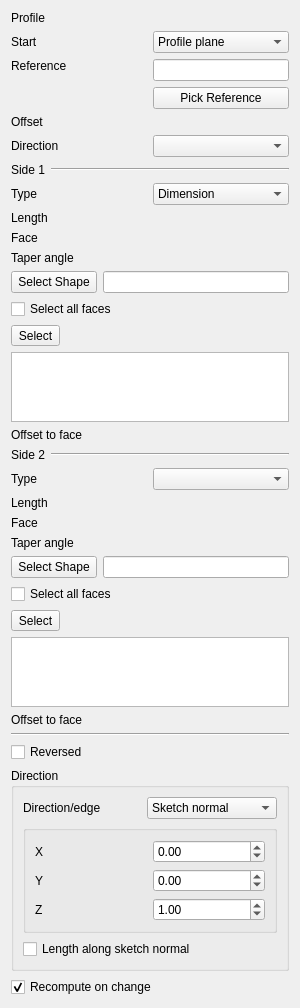
<?xml version="1.0" encoding="UTF-8"?>
<ui version="4.0">
 <class>PartDesignGui::TaskPadPocketParameters</class>
 <widget class="QWidget" name="PartDesignGui::TaskPadPocketParameters">
  <property name="geometry">
   <rect>
    <x>0</x>
    <y>0</y>
    <width>300</width>
    <height>772</height>
   </rect>
  </property>
  <property name="windowTitle">
   <string notr="true">Form</string>
  </property>
  <layout class="QVBoxLayout" name="verticalLayout">
   <item>
    <layout class="QGridLayout" name="gridLayout">
     <item row="0" column="0">
      <widget class="QLabel" name="sidesLabel_2">
       <property name="text">
        <string>Profile</string>
       </property>
      </widget>
     </item>
     <item row="0" column="1">
      <widget class="Gui::GeometrySelectorWidget" name="profileGeometrySelector"/>
     </item>
     <item row="1" column="0">
      <widget class="QLabel" name="labelStart">
       <property name="text">
        <string>Start</string>
       </property>
      </widget>
     </item>
     <item row="1" column="1">
      <widget class="QComboBox" name="startMode">
       <item>
        <property name="text">
         <string>Profile plane</string>
        </property>
       </item>
       <item>
        <property name="text">
         <string>Offset</string>
        </property>
       </item>
       <item>
        <property name="text">
         <string>Reference</string>
        </property>
       </item>
      </widget>
     </item>
     <item row="2" column="0" rowspan="2">
      <widget class="QLabel" name="labelStartReference">
       <property name="text">
        <string>Reference</string>
       </property>
       <property name="alignment">
        <set>Qt::AlignLeading|Qt::AlignLeft|Qt::AlignTop</set>
       </property>
      </widget>
     </item>
     <item row="2" column="1">
      <widget class="QLineEdit" name="lineStartReference">
       <property name="sizePolicy">
        <sizepolicy hsizetype="Ignored" vsizetype="Fixed">
         <horstretch>0</horstretch>
         <verstretch>0</verstretch>
        </sizepolicy>
       </property>
       <property name="readOnly">
        <bool>true</bool>
       </property>
      </widget>
     </item>
     <item row="3" column="1">
      <widget class="QPushButton" name="buttonStartReference">
       <property name="sizePolicy">
        <sizepolicy hsizetype="Ignored" vsizetype="Fixed">
         <horstretch>0</horstretch>
         <verstretch>0</verstretch>
        </sizepolicy>
       </property>
       <property name="text">
        <string>Pick Reference</string>
       </property>
       <property name="checkable">
        <bool>true</bool>
       </property>
      </widget>
     </item>
     <item row="4" column="0">
      <widget class="QLabel" name="labelStartOffset">
       <property name="text">
        <string>Offset</string>
       </property>
      </widget>
     </item>
     <item row="4" column="1">
      <widget class="Gui::PrefQuantitySpinBox" name="startOffsetEdit" native="true">
       <property name="keyboardTracking" stdset="0">
        <bool>false</bool>
       </property>
       <property name="unit" stdset="0">
        <string notr="true">mm</string>
       </property>
      </widget>
     </item>
     <item row="5" column="0">
      <widget class="QLabel" name="sidesLabel">
       <property name="text">
        <string>Direction</string>
       </property>
      </widget>
     </item>
     <item row="5" column="1">
      <widget class="QComboBox" name="sidesMode"/>
     </item>
     <item row="6" column="0" colspan="2">
      <layout class="QHBoxLayout" name="side1Layout">
       <property name="leftMargin">
        <number>0</number>
       </property>
       <property name="topMargin">
        <number>0</number>
       </property>
       <property name="rightMargin">
        <number>0</number>
       </property>
       <property name="bottomMargin">
        <number>0</number>
       </property>
       <item>
        <widget class="QLabel" name="side1Label">
         <property name="text">
          <string>Side 1</string>
         </property>
        </widget>
       </item>
       <item>
        <widget class="Line" name="line1">
         <property name="orientation">
          <enum>Qt::Horizontal</enum>
         </property>
         <property name="sizePolicy">
          <sizepolicy hsizetype="Expanding" vsizetype="Fixed">
           <horstretch>0</horstretch>
           <verstretch>0</verstretch>
          </sizepolicy>
         </property>
        </widget>
       </item>
      </layout>
     </item>
     <item row="7" column="0">
      <widget class="QLabel" name="textLabel1">
       <property name="text">
        <string>Type</string>
       </property>
      </widget>
     </item>
     <item row="7" column="1">
      <widget class="QComboBox" name="changeMode">
       <item>
        <property name="text">
         <string>Dimension</string>
        </property>
       </item>
      </widget>
     </item>
     <item row="8" column="0">
      <widget class="QLabel" name="labelLength">
       <property name="text">
        <string>Length</string>
       </property>
      </widget>
     </item>
     <item row="8" column="1">
      <widget class="Gui::PrefQuantitySpinBox" name="lengthEdit" native="true">
       <property name="keyboardTracking" stdset="0">
        <bool>false</bool>
       </property>
       <property name="unit" stdset="0">
        <string notr="true">mm</string>
       </property>
      </widget>
     </item>
     <item row="12" column="0">
      <widget class="QLabel" name="labelOffset">
       <property name="text">
        <string>Offset to face</string>
       </property>
      </widget>
     </item>
     <item row="12" column="1">
      <widget class="Gui::PrefQuantitySpinBox" name="offsetEdit" native="true">
       <property name="keyboardTracking" stdset="0">
        <bool>false</bool>
       </property>
       <property name="unit" stdset="0">
        <string notr="true">mm</string>
       </property>
      </widget>
     </item>
     <item row="10" column="0">
      <widget class="QLabel" name="labelTaperAngle">
       <property name="toolTip">
        <string>Angle to taper the extrusion</string>
       </property>
       <property name="text">
        <string>Taper angle</string>
       </property>
      </widget>
     </item>
     <item row="10" column="1">
      <widget class="Gui::PrefQuantitySpinBox" name="taperEdit" native="true">
       <property name="keyboardTracking" stdset="0">
        <bool>false</bool>
       </property>
       <property name="unit" stdset="0">
        <string notr="true">deg</string>
       </property>
      </widget>
     </item>
     <item row="11" column="0" colspan="2">
      <widget class="QFrame" name="upToShapeList">
       <property name="frameShadow">
        <enum>QFrame::Plain</enum>
       </property>
       <property name="lineWidth">
        <number>0</number>
       </property>
       <layout class="QVBoxLayout">
        <property name="leftMargin">
         <number>0</number>
        </property>
        <property name="topMargin">
         <number>0</number>
        </property>
        <property name="rightMargin">
         <number>0</number>
        </property>
        <property name="bottomMargin">
         <number>0</number>
        </property>
        <item>
         <layout class="QGridLayout" name="_2">
          <item row="0" column="1">
           <widget class="QLineEdit" name="lineShapeName">
            <property name="readOnly">
             <bool>true</bool>
            </property>
           </widget>
          </item>
          <item row="0" column="0">
           <widget class="QToolButton" name="buttonShape">
            <property name="minimumSize">
             <size>
              <width>0</width>
              <height>22</height>
             </size>
            </property>
            <property name="text">
             <string>Select Shape</string>
            </property>
            <property name="checkable">
             <bool>true</bool>
            </property>
           </widget>
          </item>
         </layout>
        </item>
        <item>
         <widget class="QCheckBox" name="checkBoxAllFaces">
          <property name="enabled">
           <bool>true</bool>
          </property>
          <property name="toolTip">
           <string>Selects all faces of the shape</string>
          </property>
          <property name="text">
           <string>Select all faces</string>
          </property>
         </widget>
        </item>
        <item>
         <widget class="QWidget" name="upToShapeFaces" native="true">
          <layout class="QVBoxLayout" name="verticalLayout_2">
           <property name="leftMargin">
            <number>0</number>
           </property>
           <property name="topMargin">
            <number>0</number>
           </property>
           <property name="rightMargin">
            <number>0</number>
           </property>
           <property name="bottomMargin">
            <number>0</number>
           </property>
           <item>
            <widget class="QToolButton" name="buttonShapeFace">
             <property name="toolTip">
              <string>Toggles between selection and preview mode</string>
             </property>
             <property name="text">
              <string>Select</string>
             </property>
             <property name="checkable">
              <bool>true</bool>
             </property>
            </widget>
           </item>
           <item>
            <widget class="QListWidget" name="listWidgetReferences">
             <property name="selectionMode">
              <enum>QAbstractItemView::ExtendedSelection</enum>
             </property>
            </widget>
           </item>
          </layout>
         </widget>
        </item>
       </layout>
      </widget>
     </item>
     <item row="9" column="0">
      <widget class="QLabel" name="labelFace">
       <property name="text">
        <string>Face</string>
       </property>
      </widget>
     </item>
     <item row="9" column="1">
      <widget class="Gui::GeometrySelectorWidget" name="faceGeometrySelector" native="true"/>
     </item>
     <item row="13" column="0" colspan="2">
      <layout class="QHBoxLayout" name="verticalLayout_221">
       <property name="leftMargin">
        <number>0</number>
       </property>
       <property name="topMargin">
        <number>0</number>
       </property>
       <property name="rightMargin">
        <number>0</number>
       </property>
       <property name="bottomMargin">
        <number>0</number>
       </property>
       <item>
        <widget class="QLabel" name="side2Label">
         <property name="text">
          <string>Side 2</string>
         </property>
        </widget>
       </item>
       <item>
        <widget class="Line" name="line2">
         <property name="orientation">
          <enum>Qt::Horizontal</enum>
         </property>
         <property name="sizePolicy">
          <sizepolicy hsizetype="Expanding" vsizetype="Fixed">
           <horstretch>0</horstretch>
           <verstretch>0</verstretch>
          </sizepolicy>
         </property>
        </widget>
       </item>
      </layout>
     </item>
     <item row="14" column="0">
      <widget class="QLabel" name="typeLabel2">
       <property name="text">
        <string>Type</string>
       </property>
      </widget>
     </item>
     <item row="14" column="1">
      <widget class="QComboBox" name="changeMode2"/>
     </item>
     <item row="15" column="0">
      <widget class="QLabel" name="labelLength2">
       <property name="text">
        <string>Length</string>
       </property>
      </widget>
     </item>
     <item row="15" column="1">
      <widget class="Gui::PrefQuantitySpinBox" name="lengthEdit2" native="true">
       <property name="keyboardTracking" stdset="0">
        <bool>false</bool>
       </property>
       <property name="unit" stdset="0">
        <string notr="true">mm</string>
       </property>
      </widget>
     </item>
     <item row="25" column="0">
      <widget class="QLabel" name="labelOffset2">
       <property name="text">
        <string>Offset to face</string>
       </property>
      </widget>
     </item>
     <item row="25" column="1">
      <widget class="Gui::PrefQuantitySpinBox" name="offsetEdit2" native="true">
       <property name="keyboardTracking" stdset="0">
        <bool>false</bool>
       </property>
       <property name="unit" stdset="0">
        <string notr="true">mm</string>
       </property>
      </widget>
     </item>
     <item row="17" column="0">
      <widget class="QLabel" name="labelTaperAngle2">
       <property name="toolTip">
        <string>Angle to taper the extrusion</string>
       </property>
       <property name="text">
        <string>Taper angle</string>
       </property>
      </widget>
     </item>
     <item row="17" column="1">
      <widget class="Gui::PrefQuantitySpinBox" name="taperEdit2" native="true">
       <property name="keyboardTracking" stdset="0">
        <bool>false</bool>
       </property>
       <property name="unit" stdset="0">
        <string notr="true">deg</string>
       </property>
      </widget>
     </item>
     <item row="18" column="0" colspan="2">
      <widget class="QFrame" name="upToShapeList2">
       <property name="frameShadow">
        <enum>QFrame::Plain</enum>
       </property>
       <property name="lineWidth">
        <number>0</number>
       </property>
       <layout class="QVBoxLayout">
        <property name="leftMargin">
         <number>0</number>
        </property>
        <property name="topMargin">
         <number>0</number>
        </property>
        <property name="rightMargin">
         <number>0</number>
        </property>
        <property name="bottomMargin">
         <number>0</number>
        </property>
        <item>
         <layout class="QGridLayout" name="_22">
          <item row="0" column="1">
           <widget class="QLineEdit" name="lineShapeName2">
            <property name="readOnly">
             <bool>true</bool>
            </property>
           </widget>
          </item>
          <item row="0" column="0">
           <widget class="QToolButton" name="buttonShape2">
            <property name="minimumSize">
             <size>
              <width>0</width>
              <height>22</height>
             </size>
            </property>
            <property name="text">
             <string>Select Shape</string>
            </property>
            <property name="checkable">
             <bool>true</bool>
            </property>
           </widget>
          </item>
         </layout>
        </item>
        <item>
         <widget class="QCheckBox" name="checkBoxAllFaces2">
          <property name="enabled">
           <bool>true</bool>
          </property>
          <property name="toolTip">
           <string>Selects all faces of the shape</string>
          </property>
          <property name="text">
           <string>Select all faces</string>
          </property>
         </widget>
        </item>
        <item>
         <widget class="QWidget" name="upToShapeFaces2" native="true">
          <layout class="QVBoxLayout" name="verticalLayout_222">
           <property name="leftMargin">
            <number>0</number>
           </property>
           <property name="topMargin">
            <number>0</number>
           </property>
           <property name="rightMargin">
            <number>0</number>
           </property>
           <property name="bottomMargin">
            <number>0</number>
           </property>
           <item>
            <widget class="QToolButton" name="buttonShapeFace2">
             <property name="toolTip">
              <string>Toggles between selection and preview mode</string>
             </property>
             <property name="text">
              <string>Select</string>
             </property>
             <property name="checkable">
              <bool>true</bool>
             </property>
            </widget>
           </item>
           <item>
            <widget class="QListWidget" name="listWidgetReferences2">
             <property name="selectionMode">
              <enum>QAbstractItemView::ExtendedSelection</enum>
             </property>
            </widget>
           </item>
          </layout>
         </widget>
        </item>
       </layout>
      </widget>
     </item>
     <item row="16" column="0">
      <widget class="QLabel" name="labelFace2">
       <property name="text">
        <string>Face</string>
       </property>
      </widget>
     </item>
     <item row="16" column="1">
      <widget class="Gui::GeometrySelectorWidget" name="faceGeometrySelector2" native="true"/>
     </item>
    </layout>
   </item>
   <item>
    <widget class="Line" name="line">
     <property name="orientation">
      <enum>Qt::Horizontal</enum>
     </property>
    </widget>
   </item>
   <item>
    <widget class="QCheckBox" name="checkBoxReversed">
     <property name="text">
      <string>Reversed</string>
     </property>
    </widget>
   </item>
   <item>
    <widget class="QGroupBox" name="groupBox">
     <property name="title">
      <string>Direction</string>
     </property>
     <layout class="QGridLayout" name="gridLayout_4">
      <item row="2" column="0">
       <widget class="QCheckBox" name="checkBoxAlongDirection">
        <property name="enabled">
         <bool>true</bool>
        </property>
        <property name="toolTip">
         <string>If unchecked, the length will be
measured along the specified direction</string>
        </property>
        <property name="text">
         <string>Length along sketch normal</string>
        </property>
       </widget>
      </item>
      <item row="0" column="0">
       <layout class="QGridLayout" name="gridLayout_3">
        <item row="0" column="0">
         <widget class="QLabel" name="labelEdge">
          <property name="text">
           <string>Direction/edge</string>
          </property>
         </widget>
        </item>
        <item row="0" column="1">
         <widget class="QComboBox" name="directionCB">
          <property name="toolTip">
           <string>Set a direction or select an edge
from the model as reference</string>
          </property>
          <item>
           <property name="text">
            <string>Sketch normal</string>
           </property>
          </item>
          <item>
           <property name="text">
            <string>Select reference…</string>
           </property>
          </item>
          <item>
           <property name="text">
            <string>Custom direction</string>
           </property>
          </item>
         </widget>
        </item>
       </layout>
      </item>
      <item row="1" column="0">
       <widget class="QGroupBox" name="groupBoxDirection">
        <property name="enabled">
         <bool>true</bool>
        </property>
        <property name="toolTip">
         <string>Use custom vector for pad direction, otherwise
the sketch plane's normal vector will be used</string>
        </property>
        <property name="checkable">
         <bool>false</bool>
        </property>
        <property name="checked">
         <bool>false</bool>
        </property>
        <layout class="QGridLayout" name="gridLayout_2">
         <item row="0" column="0">
          <widget class="QLabel" name="labelXSkew">
           <property name="text">
            <string>X</string>
           </property>
          </widget>
         </item>
         <item row="0" column="1">
          <widget class="Gui::DoubleSpinBox" name="XDirectionEdit">
           <property name="toolTip">
            <string>X-component of direction vector</string>
           </property>
           <property name="keyboardTracking">
            <bool>false</bool>
           </property>
           <property name="minimum">
            <double>-100.000000000000000</double>
           </property>
           <property name="maximum">
            <double>100.000000000000000</double>
           </property>
           <property name="singleStep">
            <double>0.100000000000000</double>
           </property>
           <property name="unit" stdset="0">
            <string notr="true"/>
           </property>
          </widget>
         </item>
         <item row="1" column="0">
          <widget class="QLabel" name="labelYSkew">
           <property name="text">
            <string>Y</string>
           </property>
          </widget>
         </item>
         <item row="1" column="1">
          <widget class="Gui::DoubleSpinBox" name="YDirectionEdit">
           <property name="toolTip">
            <string>Y-component of direction vector</string>
           </property>
           <property name="keyboardTracking">
            <bool>false</bool>
           </property>
           <property name="minimum">
            <double>-100.000000000000000</double>
           </property>
           <property name="maximum">
            <double>100.000000000000000</double>
           </property>
           <property name="singleStep">
            <double>0.100000000000000</double>
           </property>
           <property name="unit" stdset="0">
            <string notr="true"/>
           </property>
          </widget>
         </item>
         <item row="2" column="0">
          <widget class="QLabel" name="labelZSkew">
           <property name="text">
            <string>Z</string>
           </property>
          </widget>
         </item>
         <item row="2" column="1">
          <widget class="Gui::DoubleSpinBox" name="ZDirectionEdit">
           <property name="toolTip">
            <string>Z-component of direction vector</string>
           </property>
           <property name="keyboardTracking">
            <bool>false</bool>
           </property>
           <property name="minimum">
            <double>-100.000000000000000</double>
           </property>
           <property name="maximum">
            <double>100.000000000000000</double>
           </property>
           <property name="singleStep">
            <double>0.100000000000000</double>
           </property>
           <property name="value">
            <double>1.000000000000000</double>
           </property>
           <property name="unit" stdset="0">
            <string notr="true"/>
           </property>
          </widget>
         </item>
        </layout>
       </widget>
      </item>
     </layout>
    </widget>
   </item>
   <item>
    <widget class="QCheckBox" name="checkBoxUpdateView">
     <property name="text">
      <string>Recompute on change</string>
     </property>
     <property name="checked">
      <bool>true</bool>
     </property>
    </widget>
   </item>
  </layout>
 </widget>
 <customwidgets>
  <customwidget>
   <class>Gui::GeometrySelectorWidget</class>
   <extends>QWidget</extends>
   <header>Gui/GeometrySelectorWidget.h</header>
  </customwidget>
  <customwidget>
   <class>Gui::QuantitySpinBox</class>
   <extends>QWidget</extends>
   <header>Gui/QuantitySpinBox.h</header>
  </customwidget>
  <customwidget>
   <class>Gui::DoubleSpinBox</class>
   <extends>QDoubleSpinBox</extends>
   <header>Gui/SpinBox.h</header>
  </customwidget>
  <customwidget>
   <class>Gui::PrefQuantitySpinBox</class>
   <extends>Gui::QuantitySpinBox</extends>
   <header>Gui/PrefWidgets.h</header>
  </customwidget>
 </customwidgets>
 <resources/>
 <connections/>
</ui>
